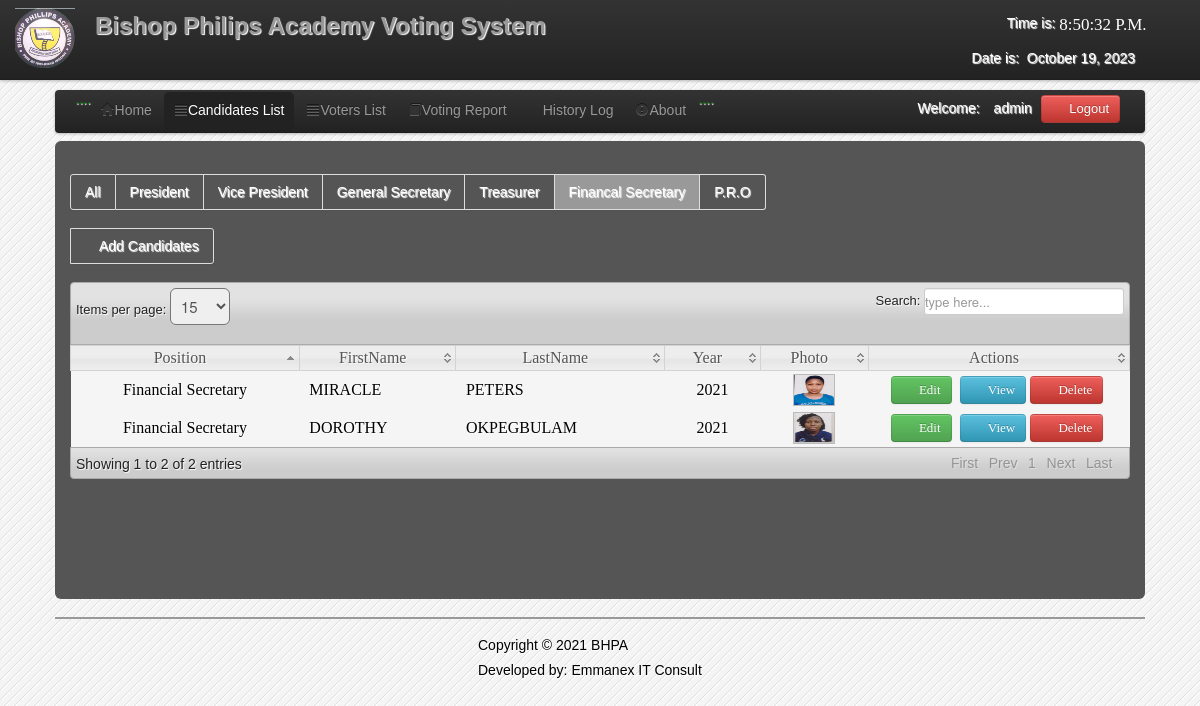
Page /admin/3rd_year.php (signed in) on the committed database.
### tables this page shows
CREATE TABLE `users` (
  `User_id` int(11) NOT NULL,
  `FirstName` varchar(100) NOT NULL,
  `LastName` varchar(100) NOT NULL,
  `UserName` varchar(100) NOT NULL,
  `Password` varchar(100) NOT NULL,
  `User_Type` varchar(50) NOT NULL
);

CREATE TABLE `candidate` (
  `CandidateID` int(11) NOT NULL,
  `abc` varchar(1) NOT NULL,
  `Position` varchar(200) NOT NULL,
  `Party` varchar(100) NOT NULL,
  `FirstName` varchar(200) NOT NULL,
  `LastName` varchar(200) NOT NULL,
  `MiddleName` varchar(100) NOT NULL,
  `Gender` varchar(6) NOT NULL,
  `Year` varchar(100) NOT NULL,
  `Photo` varchar(200) NOT NULL,
  `Photo1` varchar(200) NOT NULL
);

### admin/session.php (called while the page is built, shortened)
<?php
$id_session=$_SESSION['id'];
?>

### admin/3rd_year.php (the view, shortened to what this page needs)
<?php
include('session.php');
include('header.php');
include('dbcon.php');
?>
</head>
<body>
<?php include('nav_top.php'); ?>
<div class="wrapper">
<div class="home_body">
<div class="navbar">
	<div class="navbar-inner">
	<div class="container">
	<ul class="nav nav-pills">
	  <li>....</li>
	  <li><a href="home.php"><i class="icon-home icon-large"></i>Home</a></li>
	  <li  class="active"><a  href="candidate_list.php"><i class="icon-align-justify icon-large"></i>Candidates List</a></li>
	  <li class=""><a  href="voter_list.php"><i class="icon-align-justify icon-large"></i>Voters List</a></li>
		 <li><a  href="canvassing_report.php"><i class="icon-book icon-large"></i>Voting Report</a></li>
		    <li><a  href="History.php"><i class="icon-table icon-large"></i>History Log</a>
		   <li><a data-toggle="modal" href="#about"><i class="icon-exclamation-sign icon-large"></i>About</a></li>
		   <li>....</li>
	 </ul>
	<form class="navbar-form pull-right">
		<?php $result=mysqli_query($conn,"select * from users where User_id='$id_session'");
	$row=mysqli_fetch_array($result);
	?>
	<font color="white">Welcome:<i class="icon-user-md"></i><?php echo $row['User_Type']; ?></font>
	<a class="btn btn-danger" id="logout" data-toggle="modal" href="#myModal"><i class="icon-off"></i>&nbsp;Logout</a>
	</form>
	</div>
	</div>
	</div>
	<div id="element" class="hero-body">
       <div class="pagination">
    <ul>
    <li><a href="candidate_list.php"><font color="white">All</font></a></li>
    <li><a href="candidate_for_governor.php"><font color="white">President</font></a></li>
    <li><a href="candidate_for_vice-governor.php"><font color="white">Vice President</font></a></li>
    <li><a href="1st_year.php"><font color="white">General Secretary</font></a></li>
    <li><a href="2nd_year.php"><font color="white">Treasurer</font></a></li>
    <li class="active"><a href="3rd_year.php"><font color="white">Financal Secretary</font></a></li>
    <li><a href="4th_year.php"><font color="white">P.R.O</font></a></li>
    </ul>
    </div>
	<div class="pagination">
		  <ul>
    <li><a href="new_candidate.php"><font color="white"><i class="icon-plus icon-large"></i>Add Candidates</font></a></li>
    </ul>
	</div>
	<table class="users-table">
<div class="demo_jui">
		<table cellpadding="0" cellspacing="0" border="0" class="display" id="log" class="jtable">
			<thead>
				<tr>
				<th>Position</th>
				<th>FirstName</th>
				<th>LastName</th>
				<th>Year</th>
				<th>Photo</th>
				<th>Actions</th>
				</tr>
			</thead>
			<tbody>
<?php $candidate_query=mysqli_query($conn,"select  * from candidate where Position='Financial Secretary'");
		while($candidate_rows=mysqli_fetch_array($candidate_query)){ $id=$candidate_rows['CandidateID'];
		?>
<tr class="del<?php echo $id ?>">
	<td align="center"><?php echo $candidate_rows['Position']; ?></td>
	<td><?php echo $candidate_rows['FirstName']; ?></td>
	<td><?php echo $candidate_rows['LastName']; ?></td>
	<td align="center"><?php echo $candidate_rows['Year']; ?></td>
	<td align="center"><img class="pic" width="40" height="30" src="<?php echo $candidate_rows['Photo'];?>" border="0" onMouseOver="showtrail('<?php echo $candidate_rows['Photo'];?>','<?php echo $candidate_rows['FirstName']." ".$candidate_rows['LastName'];?> ',200,5)" onMouseOut="hidetrail()"></a></td>
	<td width="240" align="center">
	<a class="btn btn-Success" href="edit_candidate.php<?php echo '?id='.$id; ?>"><i class="icon-edit icon-large"></i>&nbsp;Edit</a>&nbsp;
	<a class="btn btn-info"  data-toggle="modal" href="#<?php echo $id; ?>" ><i class="icon-list icon-large"></i>&nbsp;View</a>
	<a class="btn btn-danger1" id="<?php echo $id; ?>"><i class="icon-trash icon-large"></i>&nbsp;Delete</a>&nbsp;
	</td>
		</div>
		</div>
<?php } ?>
<?php include('footer.php')?>
</body>
</html>

### admin/css/datatable/demo_table_jui.css (style rules this page uses)
table.display thead th { cursor: pointer; padding: 3px 0 3px 10px; }
table.display { border-collapse: collapse; clear: both; margin: 0 auto; width: 100%; }
table.display td { padding: 3px 10px; }
tr.odd { background-color: #f5f5f5; }
tr.even { background-color: #f5f5f5; }
tr.odd td.sorting_1 { background-color: f5f5f5; }
tr.even td.sorting_1 { background-color: f5f5f5; }

### admin/css/Home.css (style rules this page uses)
* { margin:0; padding:0; }
body { font-family:"Trebuchet MS", "Myriad Pro", Arial, sans-serif; font-size:14px; background-color: #fff; background:#f4f4f4 url(../images/bg.gif) repeat top left; text-shadow:1px 1px 1px #fff; background-position: 0 0px; }
.wrapper { width:1090px; margin:10px auto; }

### rows in the picture
users: User_Type "admin"
candidate: Position "Financial Secretary", FirstName "MIRACLE", LastName "PETERS", Year "2021", Photo (picture)
candidate: Position "Financial Secretary", FirstName "DOROTHY", LastName "OKPEGBULAM", Year "2021", Photo (picture)
